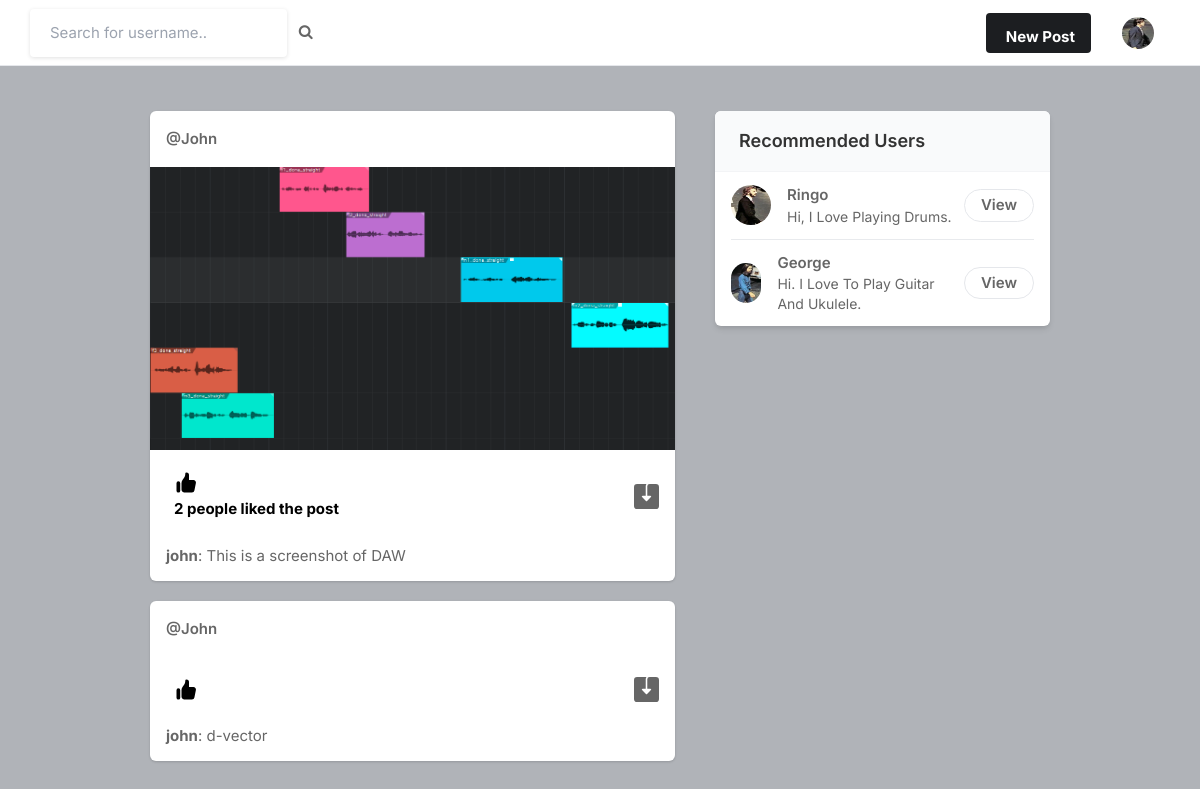
The page / (signed in) on the database its author committed.
### core/models.py (models this page shows, shortened)
class Profile(models.Model):
    user = models.ForeignKey(User, on_delete=models.CASCADE)
    id_user = models.IntegerField()
    bio = models.TextField(blank=True)
    profileImg = models.ImageField(upload_to='profile_images', default='blank-profile-picture.png')
    location = models.CharField(max_length=100, blank=True)

class Post(models.Model):
    id = models.UUIDField(primary_key=True, default=uuid.uuid4)  # uuid
    user = models.CharField(max_length=150)
    image = models.ImageField(upload_to='post_images')
    caption = models.TextField()
    created_at = models.DateTimeField(default=datetime.now)
    num_likes = models.IntegerField(default=0)

### core/views.py (the view)
# urls.py: path("", views.index, name='index'),
@login_required(login_url='signin')
def index(request):
    user_object = User.objects.get(username=request.user.username)
    user_profile = Profile.objects.get(user=user_object)
    feed_list = []
    user_following = FollowersCount.objects.filter(follower=request.user.username) # only check the ones that we followed.
    user_following_list = [user.user for user in user_following]
    for usernames in user_following_list:
        feed_list += Post.objects.filter(user=usernames) # time reversed / add my own posts
    all_users = User.objects.all()
    user_following_all = [User.objects.get(username=user.user) for user in user_following]
    user_following_all.append(User.objects.get(username=request.user.username))
    new_suggestions = [x for x in list(all_users) if (x not in user_following_all)]
    if len(new_suggestions) > 5:
        new_suggestions = random.sample(new_suggestions, 5)
    else:
        random.shuffle(new_suggestions)
    username_profile = [users.id for users in new_suggestions]
    username_profile_list = []
    for ids in username_profile:
        profile_lists = Profile.objects.filter(id_user=ids)
        username_profile_list.append(profile_lists)
    suggestions_username_profile_list = list(chain(*username_profile_list))
    context = {
        'user_profile': user_profile,
        'posts': feed_list,
        'suggestions_username_profile_list': suggestions_username_profile_list
    }
    return render(request, 'index.html', context)

### templates/index.html (shortened to what this page needs)
{% load static %}
<!DOCTYPE html>
<html lang="en">
<head>
    <link rel="stylesheet" href="{% static 'assets/css/icons.css' %}">
    <link rel="stylesheet" href="{% static 'assets/css/uikit.css' %}">
    <link rel="stylesheet" href="{% static 'assets/css/style.css' %}">
    <link rel="stylesheet" href="{% static 'assets/css/tailwind.css' %}">
    <link rel="stylesheet" href="https://cdnjs.cloudflare.com/ajax/libs/font-awesome/4.7.0/css/font-awesome.min.css">
</head>
<body>
            <header>
                <div class="header_inner">
                    <form action="/search" method="POST">
                    <div class="left-side">
                            <input type="text" name="username" placeholder="Search for username..">&nbsp; &nbsp;
                            <button type="submit"><i class="fa fa-search fa-1x"></i></button>
                    </div>
                    </form>
                    <div class="right-side lg:pr-4">
                        <a href="#"
                            class="bg-pink-500 flex font-bold hidden hover:bg-pink-600 hover:text-white inline-block items-center lg:block max-h-10 mr-4 px-4 py-2 rounded shado text-white">
                              New Post
                        </a>
                        <a href="#">
                            <img src="{{user_profile.profileImg.url}}" class="header-avatar" alt="">
                        </a>
                    </div>
                </div>
            </header>
            <div class="container m-auto">
                <div class="lg:flex justify-center lg:space-x-10 lg:space-y-0 space-y-5">
                    <div class="space-y-5 flex-shrink-0 lg:w-7/12">
                        {% for post in posts reversed %}
                        <div class="bg-white shadow rounded-md  -mx-2 lg:mx-0">
                            <div class="flex justify-between items-center px-4 py-3">
                                <div class="flex flex-1 items-center space-x-4">
                                    <span class="block capitalize font-semibold "> <a href="/profile/{{post.user}}">@{{post.user}}</a> </span>
                                </div>
                              <div>
                                <a href="#"> <i class="icon-feather-more-horizontal text-2xl hover:bg-gray-200 rounded-full p-2 transition -mr-1 "></i> </a>
                              </div>
                            </div>
                            <div uk-lightbox>
                                <a href="{{post.image.url}}">
                                    <img src="{{post.image.url}}" alt="">
                                </a>
                            </div>
                            <div class="py-3 px-4 space-y-3">
                                <div class="flex space-x-4 lg:font-bold">
                                    <a href="/like_post?post_id={{post.id}}" class="flex items-center space-x-2">
                                        <div class="p-2 rounded-full text-black">
                                            {% if post.num_likes == 0 %}
                                            <p></p>
                                            {% elif post.num_likes == 1 %}
                                            <p>{{post.num_likes}} person liked the post</p>
                                            {% else %}
                                            <p>{{post.num_likes}} people liked the post</p>
                                            {% endif %}
                                        </div>
                                    </a>
                                    <a href="{{post.image.url}}" class="flex items-center space-x-2 flex-1 justify-end" download>
                                    </a>
                                </div>
                                    <p>
                                        <a href="/profile/{{post.user}}"><strong>{{post.user}}</strong></a>: {{post.caption}}
                                    </p>
                            </div>
                        </div>
                        {% endfor %}
                    </div>
                    <div class="lg:w-5/12">
                        <div class="bg-white  shadow-md rounded-md overflow-hidden">
                            <div class="bg-gray-50  border-b border-gray-100 flex items-baseline justify-between py-4 px-6 ">
                                <h2 class="font-semibold text-lg">Recommended Users </h2>
                            </div>
                            <div class="divide-gray-300 divide-gray-50 divide-opacity-50 divide-y px-4 ">
                                {% for suggestion in suggestions_username_profile_list %}
                                <div class="flex items-center justify-between py-3">
                                    <div class="flex flex-1 items-center space-x-4">
                                        <img src="{{suggestion.profileImg.url}}" class="bg-gray-200 rounded-full w-10 h-10">
                                        <div class="flex flex-col">
                                            <span class="block capitalize font-semibold"> <a href="/profile/{{suggestion.user}}">{{suggestion.user}}</a> </span>
                                            <span class="block capitalize text-sm"> {{suggestion.bio}} </span>
                                        </div>
                                    </div>
                                    <a href="/profile/{{suggestion.user}}" class="border border-gray-200 font-semibold px-4 py-1 rounded-full hover:bg-pink-600 hover:text-white hover:border-pink-600 "> View </a>
                                </div>
                                {% endfor %}
                                </div>
                            </div>
                        </div>
                    </div>
                </div>
</body>
</html>

### static/assets/css/style.css (style rules this page uses)
body { background-color: #B0B3B8!important; }
button { vertical-align: middle; }
input { height: 48px; line-height: 48px; padding: 0 20px; outline: none; font-size: 15px; color: #808080; max-width: 100%; width: 100%; -webkit-box-sizing: border-box; box-sizing: border-box; display: block; font-weight: 400; opacity: 1; border-radius: 4px; border: none; -webkit-box-shadow: 0 1px 4px 0px rgba(0, 0, 0, 0.12); box-shadow: 0 1px 4px 0px rgba(0, 0, 0, 0.12); }
input[type="text"], input[type="password"], input[type="email"], input[type="number"] { height: 48px; line-height: 48px; padding: 0 20px; outline: none; font-size: 15px; color: #808080; max-width: 100%; width: 100%; -webkit-box-sizing: border-box; box-sizing: border-box; display: block; font-weight: 400; opacity: 1; border-radius: 4px; border: none; -webkit-box-shadow: 0 1px 4px 0px rgba(0, 0, 0, 0.12); box-shadow: 0 1px 4px 0px rgba(0, 0, 0, 0.12); }
input { -webkit-transition: all 0.1s ease-in-out; transition: all 0.1s ease-in-out; }
::placeholder { color: #808080; opacity: 1; }
button { border: none; margin: 0; padding: 0; width: auto; overflow: visible; background: transparent; color: inherit; font: inherit; line-height: normal; cursor: pointer; }
a { color: #be185d; -webkit-transition: 0.3s; transition: 0.3s; outline: none !important; }
button { outline: none !important; }
img { max-width: 100%; }
body { color: #666; font-size: 15px; line-height: 27px; background-color: #f0f2f5; font-family: "Inter", sans-serif; text-transform: none; }
body p { font-size: 15px; line-height: 27px; }
h1, h2, h3, h4, h5, h6 { font-family: "Inter", sans-serif; text-transform: none; }
input[type="text"], input[type="password"], input[type="email"] { font-family: "Inter", sans-serif; text-transform: none; }
button, body .pac-container { font-family: "Inter", sans-serif; text-transform: none; }
h1, h2, h3, h4, h5, h6 { color: #333; font-weight: 500; margin: 0; padding: 0; }
h2 { font-size: 26px; }
b, strong { font-weight: 700 !important; }
@media (min-width: 1024px) { .container { max-width: 900px !important; padding-top: 45px; } }
header { background-color: #fff; left: 0; right: 0; top: 0; z-index: 99; height: 66px; display: -webkit-box; display: -ms-flexbox; display: flex; -webkit-box-align: center; -ms-flex-align: center; align-items: center; border-bottom: 1px solid #e5e7eb; }
header .header_inner { display: -webkit-box; display: -ms-flexbox; display: flex; -webkit-box-align: center; -ms-flex-align: center; align-items: center; max-width: 1090px; margin: auto; width: 100%; max-width: 100% !important; padding: 0 30px; }
header .header_inner .left-side { display: -webkit-box; display: -ms-flexbox; display: flex; -webkit-box-align: center; -ms-flex-align: center; align-items: center; }
header .header_inner .right-side { display: -webkit-box; display: -ms-flexbox; display: flex; -webkit-box-align: center; -ms-flex-align: center; align-items: center; -webkit-box-pack: end; -ms-flex-pack: end; justify-content: flex-end; margin-left: auto; }
header .header_inner .right-side .header-avatar { width: 32px; height: 32px; border-radius: 100%; margin-left: 15px; }

### rows shown on the page
Profile: profileImg (picture)
Post: user "John", image (picture), num_likes "2", user "john", caption "This is a screenshot of DAW"
Post: user "John", user "john", caption "d-vector"
Profile: profileImg (picture), user "Ringo", bio "Hi, I Love Playing Drums."
Profile: profileImg (picture), user "George", bio "Hi. I Love To Play Guitar And Ukulele."
